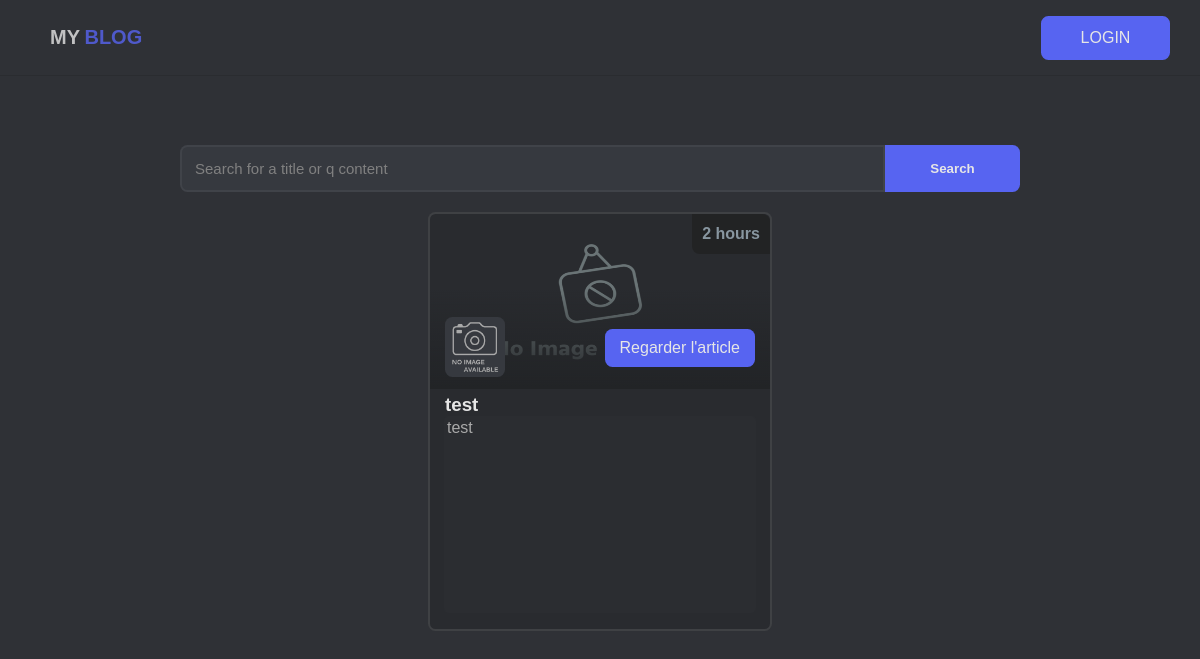
Page /blog/ on the earlier database version.
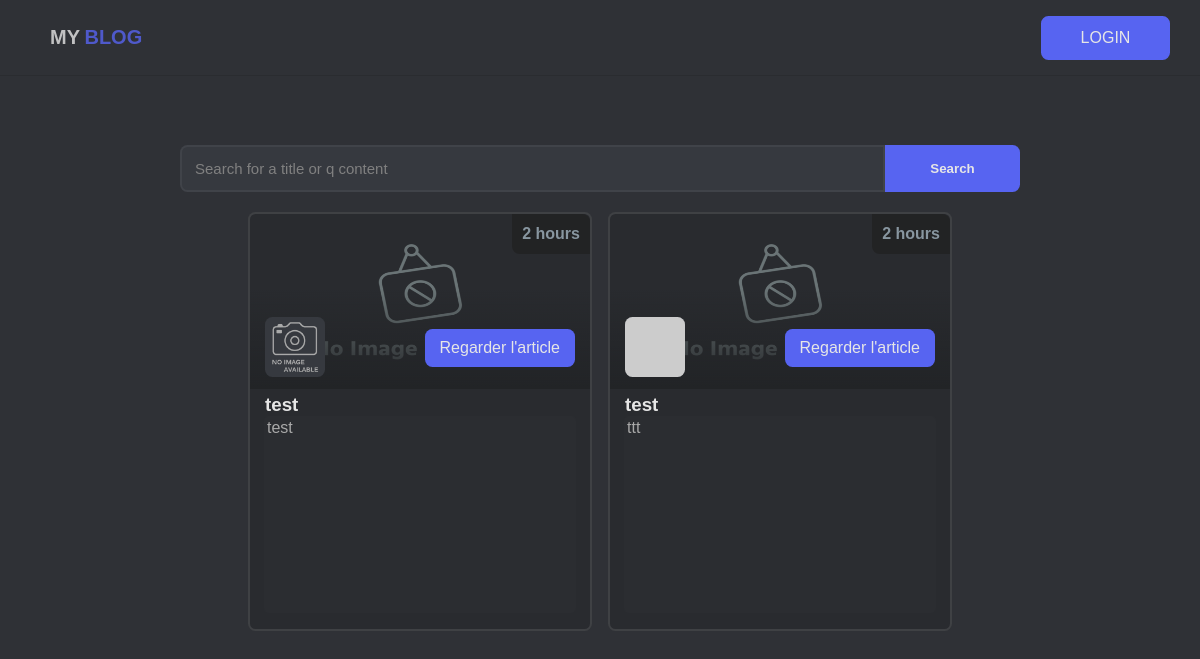
Same page on the later database version.
### blog/models.py (models this page shows, shortened)
class Article(models.Model):
    title = models.CharField(max_length=90)
    content = models.TextField(null=True)
    icon = models.ImageField(null=True, blank=True)
    image = models.ImageField(null=True, blank=True)
    date = models.DateTimeField(auto_now_add=True)
    author = models.ForeignKey(CustomUser, on_delete=models.CASCADE, default=1)
    active = models.BooleanField(default=True)
    def time_since_created(self):
        delta = timezone.now() - self.date
        days = delta.days
        hours, remainder = divmod(delta.seconds, 3600)
        minutes, seconds = divmod(remainder, 60)
        if days > 0:
            return f"{days} {'day' if days == 1 else 'days'}"
        elif hours > 0:
            return f"{hours} {'hour' if hours == 1 else 'hours'}"
        elif minutes > 0:
            return f"{minutes} {'minute' if minutes == 1 else 'minutes'}"
        else:
            return f"{seconds} {'second' if seconds == 1 else 'seconds'}"

### blog/views.py (the view, shortened to what this page needs)
# urls.py: path('', ArticleHome.as_view(), name='article_home'),
class ArticleHome(View):
    def get(self, request):
        form = ArticleSearchForm()
        return render(request, 'home.html', {'form': form, 'posts': Article.objects.filter(active=True)})

### blog/forms.py
class ArticleSearchForm(forms.Form):
    search_term = forms.CharField(max_length=100, required=False, label='Search',
                                  widget=forms.TextInput(attrs={'placeholder': 'Search for a title or q content'}))

### templates/home.html (shortened to what this page needs)
{% extends 'base.html' %}
{% load static %}
{% block head %}
    <link rel="stylesheet" href="{% static 'css/home.css' %}">
    <link rel="stylesheet" href="{% static 'css/tooltips.css' %}">
    <link rel="stylesheet" href="https://discordinvites.net/node_modules/@sweetalert2/themes/dark/dark.min.css?v=896">
{% endblock %}
{% block content %}
    <div class="pageBody">
    <div class="serversSearchContainer">
        <div class="serversSearchContent">
            <form method="post" action="{% url 'article_home' %}">
                <div class="serverSearchContainer">
                    {{ form.search_term  }}
                    <button class="advancedSearchButton" type="submit">
                        <span class="regularText">Search</span>
                    </button>
                </div>
            </form>
        </div>
    </div>
    <div class="articleList">
        <div class="articlesContainer">
            {% for item in posts %}
                <div class="articleCard">
                <div class="articleHeaderContainer">
                    {% if item.date %}
                    <div class="articleCreated lightText">
                        <h4 tooltip="Créé il y a" flow="left">{{ item.time_since_created }}</h4>
                    </div>
                    {% endif %}
                    <div class="articleActions">
                        <a href="{% url 'article_detail' article_id=item.id %}">
                            <img alt="ArticleIcon" src="{% if item.icon %} {{ item.icon.url }} {% else %}/static/imgs/logo/no-image-icon-23494.png{% endif %}" draggable="false">
                        </a>
                        <a href="{% url 'article_detail' article_id=item.id %}" class="articleButtonContainer">
                            <div class="articleOpenButton">
                            Regarder l'article </div>
                        </a>
                    </div>
                    <div class="articleBackgroundImage" style="filter: blur(0px);">
                        <img src="{% if item.image %} {{ item.image.url }} {% else %}/static/imgs/logo/Image_not_available.png{% endif %}" alt="articleBackground" draggable="false">
                    </div>
                </div>
                <div class="content">
                    <div class="articleTitle">
                        <h3>{{ item.title }}</h3>
                    </div>
                    <div class="articleDescription">
                        <p>{{ item.content | safe }}</p>
                    </div>
                </div>
            </div>
            {% endfor %}
        </div>
    </div>
</div>
{% endblock %}

Differences in the rows shown:
added Article: time_since_created "2 hours", title "test", content "ttt"
